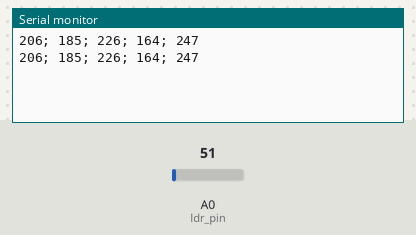
A sketch run on a simulated Arduino Uno, built with avr-gcc and run on an emulated ATmega328P. Shown: the last lines printed to the serial monitor. The inputs (shaded band) are chosen by the test bench; at power-on: A0 (ldr_pin) = 51.

Above: at 1.8 s.
1.9 s: A0 (ldr_pin) set to 61
At 2.3 s:
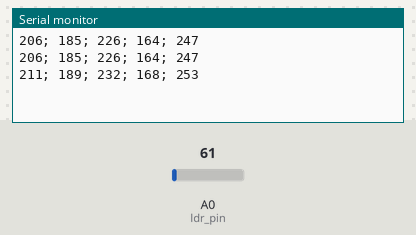
3.4 s: A0 (ldr_pin) set to 71
At 4.8 s:
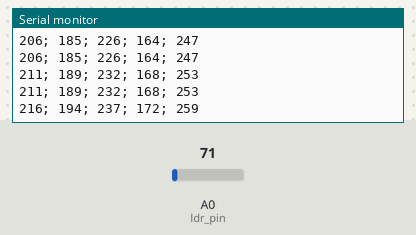
Timing chart, 0 to 6.4 s (numbered marks = the images above; inputs shaded):
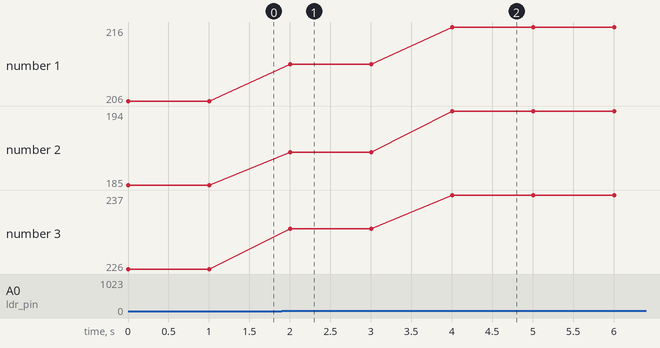

Measured:
- after the input at 1.9 s, the serial monitor: prints a new line after 0.10 s (image 1)
- after the input at 3.4 s, the serial monitor: prints a new line after 0.60 s (image 2)
- plotted number 1: 206 → 211 after the input at 1.9 s, 211 → 216 after the input at 3.4 s
- plotted number 2: 185 → 189 after the input at 1.9 s, 189 → 194 after the input at 3.4 s
- plotted number 3: 226 → 232 after the input at 1.9 s, 232 → 237 after the input at 3.4 s

The sketch:

codigoArd.ino
```cpp
#include "DHT.h"
#define dht_type DHT11
//define qual o tipo de sensor DHTxx que se está utilizando

/*Configurações iniciais sobre os sensores DHT11, LM35, LDR5 e TCRT5000*/

//int dht_pin = A0;
//DHT dht_1 = DHT(dht_pin, dht_type);
//pode-se configurar diversos sensores DHTxx

//int lm35_pin = A2, leitura_lm35 = 0;
//float temperatura;

int ldr_pin = A0, leitura_ldr = A0;

//int switch_pin = 7;

void setup() {
  Serial.begin(9600);
 // dht_1.begin();
//  pinMode(switch_pin, INPUT);
}

void loop() {
  /*Bloco do DHT11*/
  /*float umidade = dht_1.readHumidity();
  float temperatura = dht_1.readTemperature();
  if (isnan(temperatura) or isnan(umidade)) {
    Serial.println("Erro ao ler o DHT");
  } else {
    Serial.print(umidade);
    Serial.print(";");
    Serial.print(temperatura);
    Serial.print(";");
  }

  /*Bloco do LM35*/
  /*leitura_lm35 = analogRead(lm35_pin);
  temperatura = leitura_lm35 * (5.0 / 1023) * 100;
  Serial.print(temperatura);
  Serial.print(";");

  /*Bloco do LDR5*/
  leitura_ldr = analogRead(ldr_pin);

  int luminosidade = leitura_ldr * 0.48 + 182;

  int luminosidade10Menos = luminosidade * 0.9;
  int luminosidade10Mais = luminosidade * 1.1;
  int luminosidade20Menos = luminosidade * 0.8;
  int luminosidade20Mais = luminosidade * 1.2;

  Serial.print(luminosidade);
  Serial.print("; ");
  Serial.print(luminosidade10Menos);
  Serial.print("; ");
  Serial.print(luminosidade10Mais);
  Serial.print("; ");
  Serial.print(luminosidade20Menos);
  Serial.print("; ");
  Serial.print(luminosidade20Mais);
  Serial.println("");

  /*Bloco do TCRT5000*/
//  if (digitalRead(switch_pin) == LOW) {
  //  Serial.println(1);
  //} else {
   // Serial.println(0);
  //}
  delay(1000);
}
```
